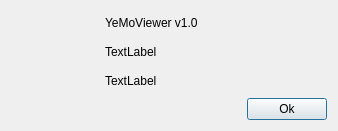
<?xml version="1.0" encoding="UTF-8"?>
<ui version="4.0">
 <class>QKxAboutDialog</class>
 <widget class="QDialog" name="QKxAboutDialog">
  <property name="geometry">
   <rect>
    <x>0</x>
    <y>0</y>
    <width>338</width>
    <height>131</height>
   </rect>
  </property>
  <property name="windowTitle">
   <string>Dialog</string>
  </property>
  <layout class="QVBoxLayout" name="verticalLayout_2">
   <item>
    <layout class="QHBoxLayout" name="horizontalLayout">
     <item>
      <spacer name="horizontalSpacer">
       <property name="orientation">
        <enum>Qt::Horizontal</enum>
       </property>
       <property name="sizeType">
        <enum>QSizePolicy::Fixed</enum>
       </property>
       <property name="sizeHint" stdset="0">
        <size>
         <width>20</width>
         <height>20</height>
        </size>
       </property>
      </spacer>
     </item>
     <item>
      <widget class="QLabel" name="label">
       <property name="maximumSize">
        <size>
         <width>48</width>
         <height>48</height>
        </size>
       </property>
       <property name="text">
        <string/>
       </property>
       <property name="pixmap">
        <pixmap resource="feidesk.qrc">:/resource/skin/yemo2.png</pixmap>
       </property>
       <property name="scaledContents">
        <bool>true</bool>
       </property>
      </widget>
     </item>
     <item>
      <spacer name="horizontalSpacer_2">
       <property name="orientation">
        <enum>Qt::Horizontal</enum>
       </property>
       <property name="sizeType">
        <enum>QSizePolicy::Fixed</enum>
       </property>
       <property name="sizeHint" stdset="0">
        <size>
         <width>20</width>
         <height>20</height>
        </size>
       </property>
      </spacer>
     </item>
     <item>
      <layout class="QVBoxLayout" name="verticalLayout_3">
       <item>
        <widget class="QLabel" name="version">
         <property name="text">
          <string>YeMoViewer v1.0</string>
         </property>
        </widget>
       </item>
       <item>
        <widget class="QLabel" name="copyright">
         <property name="text">
          <string>TextLabel</string>
         </property>
        </widget>
       </item>
       <item>
        <widget class="QLabel" name="web">
         <property name="text">
          <string>TextLabel</string>
         </property>
        </widget>
       </item>
      </layout>
     </item>
     <item>
      <spacer name="horizontalSpacer_3">
       <property name="orientation">
        <enum>Qt::Horizontal</enum>
       </property>
       <property name="sizeType">
        <enum>QSizePolicy::Fixed</enum>
       </property>
       <property name="sizeHint" stdset="0">
        <size>
         <width>20</width>
         <height>20</height>
        </size>
       </property>
      </spacer>
     </item>
    </layout>
   </item>
   <item>
    <layout class="QHBoxLayout" name="horizontalLayout_2">
     <item>
      <spacer name="horizontalSpacer_4">
       <property name="orientation">
        <enum>Qt::Horizontal</enum>
       </property>
       <property name="sizeHint" stdset="0">
        <size>
         <width>40</width>
         <height>20</height>
        </size>
       </property>
      </spacer>
     </item>
     <item>
      <widget class="QPushButton" name="btnOk">
       <property name="text">
        <string>Ok</string>
       </property>
      </widget>
     </item>
    </layout>
   </item>
  </layout>
 </widget>
 <resources>
  <include location="feidesk.qrc"/>
 </resources>
 <connections/>
</ui>
